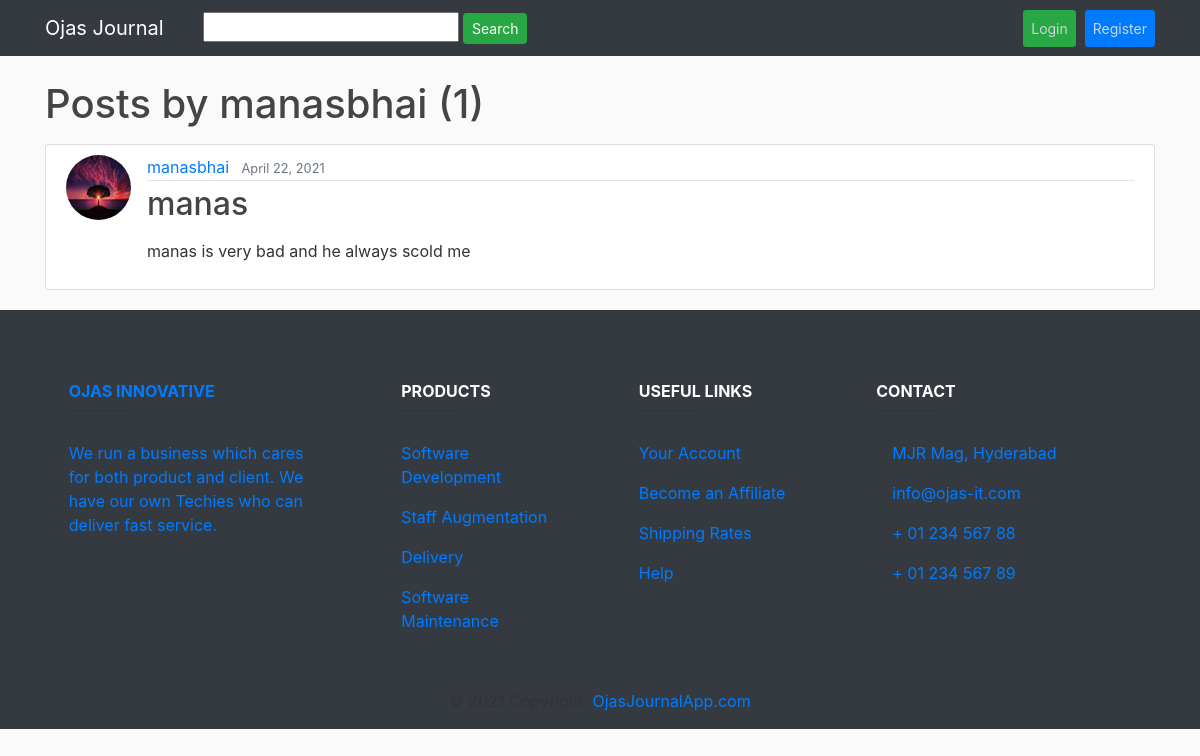
The app's page /user/manasbhai with its own data.
### journal_app/models.py (models this page shows, shortened)
class Post(models.Model):
    STATUS_DRAFT = 1
    STATUS_PUBLISHED = 2
    STATUS_ARCHIVED = 3
    STATUSES = (
        (STATUS_DRAFT, 'Draft'),
        (STATUS_PUBLISHED, 'Published'),
        (STATUS_ARCHIVED, 'Archived'),
    )
    title = models.CharField(max_length=2000)
    content = RichTextField()
    date_posted = models.DateTimeField(default=timezone.now)
    author = models.ForeignKey(User, on_delete=models.CASCADE)
    slug = models.SlugField(max_length=255, unique=True)
    tags = models.ManyToManyField(Tag, blank=True)
    created_date = models.DateTimeField(default=timezone.now)
    updated_date = models.DateTimeField(default=timezone.now)
    published_date = models.DateTimeField(default=timezone.now)
    status = models.SmallIntegerField(choices=STATUSES)

### users/models.py (models this page shows, shortened)
class Profile(models.Model):
    user = models.OneToOneField(User, on_delete=models.CASCADE)
    image = models.ImageField(default='default.jpg', upload_to='profile_pics')

### journal_app/views.py (the view)
# urls.py: path('user/<str:username>', UserPostListView.as_view(), name='user-posts'),
class UserPostListView(ListView):
    model = Post
    template_name = 'journal_app/user_posts.html'
    context_object_name = 'posts'
    paginate_by = 5
    def get_queryset(self):
        user = get_object_or_404(User, username=self.kwargs.get('username'))
        return Post.objects.filter(author=user).order_by('-date_posted')

### journal_app/templates/journal_app/user_posts.html (shortened to what this page needs)
{% extends "journal_app/base.html" %}
{% block content %}
    <h1 class="mb-3">Posts by {{ view.kwargs.username }} ({{ page_obj.paginator.count }})</h1>
    {% for post in posts %}
        <article class="media content-section">
          <img class="rounded-circle article-img" src="{{ post.author.profile.image.url }}">
          <div class="media-body">
            <div class="article-metadata">
              <a class="mr-2" href="{% url 'user-posts' post.author.username %}">{{ post.author }}</a>
              <small class="text-muted">{{ post.date_posted|date:"F d, Y" }}</small>
            </div>
            <h2><a class="article-title" href="{% url 'post-detail' post.id %}">{{ post.title }}</a></h2>
            <p class="article-content">{{ post.content|safe |truncatewords:100}}</p>
          </div>
        </article>
    {% endfor %}
{% endblock content %}

### journal_app/static/journal_app/main.css (style rules this page uses)
body { background: #fafafa; color: #333333; margin-top: 5rem; }
h1, h2, h3, h4, h5, h6 { color: #444444; }
.content-section { background: #ffffff; padding: 10px 20px; border: 1px solid #dddddd; border-radius: 3px; margin-bottom: 20px; }
.article-title { color: #444444; }
.article-content { white-space: pre-line; }
.article-img { height: 65px; width: 65px; margin-right: 16px; }
.article-metadata { padding-bottom: 1px; margin-bottom: 4px; border-bottom: 1px solid #e3e3e3 }

### records on screen
Post: author.profile.image (placeholder picture), author "manasbhai", date_posted "April 22, 2021", title "manas", content "manas is very bad and he always scold me"

### other values on screen
{{ view.kwargs.username }} "manasbhai"
{{ page_obj.paginator.count }} "1"
